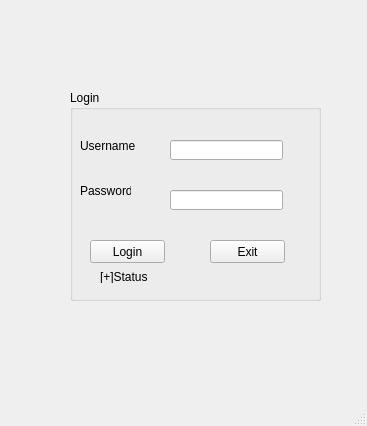
<?xml version="1.0" encoding="UTF-8"?>
<ui version="4.0">
 <class>LoginWindow</class>
 <widget class="QMainWindow" name="LoginWindow">
  <property name="geometry">
   <rect>
    <x>0</x>
    <y>0</y>
    <width>367</width>
    <height>426</height>
   </rect>
  </property>
  <property name="windowTitle">
   <string>LoginWindow</string>
  </property>
  <widget class="QWidget" name="centralwidget">
   <widget class="QGroupBox" name="groupBox">
    <property name="geometry">
     <rect>
      <x>70</x>
      <y>90</y>
      <width>251</width>
      <height>211</height>
     </rect>
    </property>
    <property name="title">
     <string>Login</string>
    </property>
    <widget class="QLabel" name="label_Username">
     <property name="geometry">
      <rect>
       <x>10</x>
       <y>40</y>
       <width>61</width>
       <height>31</height>
      </rect>
     </property>
     <property name="text">
      <string>Username</string>
     </property>
    </widget>
    <widget class="QLabel" name="label_Password">
     <property name="geometry">
      <rect>
       <x>10</x>
       <y>80</y>
       <width>51</width>
       <height>41</height>
      </rect>
     </property>
     <property name="text">
      <string>Password</string>
     </property>
    </widget>
    <widget class="QPushButton" name="pushButton_Login">
     <property name="geometry">
      <rect>
       <x>20</x>
       <y>150</y>
       <width>75</width>
       <height>23</height>
      </rect>
     </property>
     <property name="text">
      <string>Login</string>
     </property>
    </widget>
    <widget class="QPushButton" name="pushButton_Exit">
     <property name="geometry">
      <rect>
       <x>140</x>
       <y>150</y>
       <width>75</width>
       <height>23</height>
      </rect>
     </property>
     <property name="text">
      <string>Exit</string>
     </property>
    </widget>
    <widget class="QLineEdit" name="lineEdit_Username">
     <property name="geometry">
      <rect>
       <x>100</x>
       <y>50</y>
       <width>113</width>
       <height>20</height>
      </rect>
     </property>
    </widget>
    <widget class="QLineEdit" name="lineEdit_Password">
     <property name="geometry">
      <rect>
       <x>100</x>
       <y>100</y>
       <width>113</width>
       <height>20</height>
      </rect>
     </property>
     <property name="echoMode">
      <enum>QLineEdit::Password</enum>
     </property>
     <property name="readOnly">
      <bool>false</bool>
     </property>
    </widget>
    <widget class="QLabel" name="label_Status">
     <property name="geometry">
      <rect>
       <x>30</x>
       <y>180</y>
       <width>47</width>
       <height>13</height>
      </rect>
     </property>
     <property name="text">
      <string>[+]Status</string>
     </property>
    </widget>
   </widget>
  </widget>
  <widget class="QMenuBar" name="menubar">
   <property name="geometry">
    <rect>
     <x>0</x>
     <y>0</y>
     <width>367</width>
     <height>21</height>
    </rect>
   </property>
  </widget>
  <widget class="QStatusBar" name="statusbar"/>
 </widget>
 <resources/>
 <connections/>
</ui>
